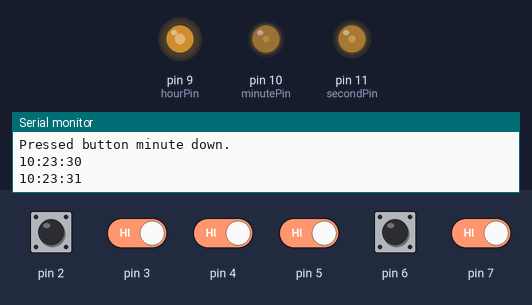
A sketch run on a simulated Arduino Uno, built with avr-gcc and run on an emulated ATmega328P. Parts: output pins drawn as LEDs (lit = HIGH), the last lines printed to the serial monitor. Inputs (shaded band) come from the test bench; at power-on: pin 2–7 HIGH. The local clock reads 2024-03-15 10:24:30 at power-on unless the sketch sets it.

Above: at 1.2 s.
1.3 s: pin 7 driven LOW
At 1.8 s:
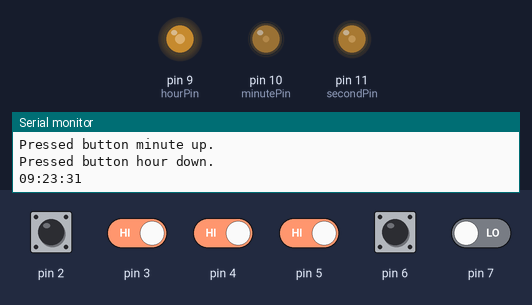
4.3 s: pin 2 driven LOW
At 4.8 s:
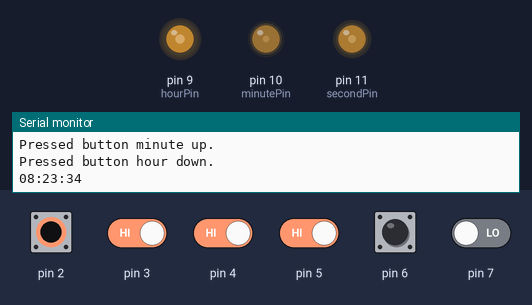
7.3 s: pin 3 driven LOW
At 7.8 s:
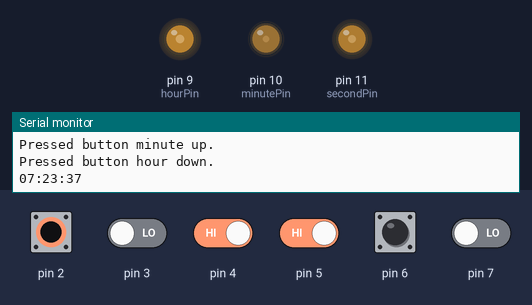
10.3 s: pin 4 driven LOW
At 11.4 s:
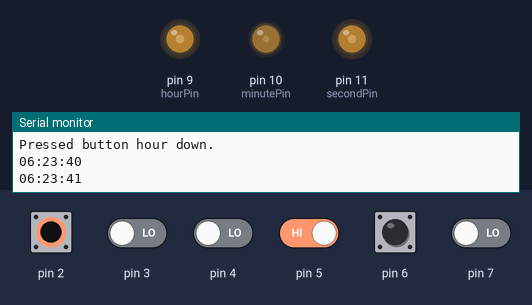
13.3 s: pin 5 driven LOW
At 13.8 s:
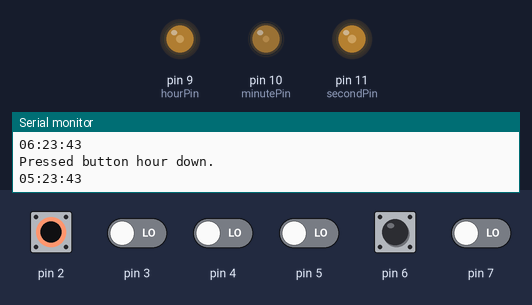
16.3 s: pin 2 pulsed HIGH 2 times (0.12 s each, 0.3 s apart)
At 17.8 s:
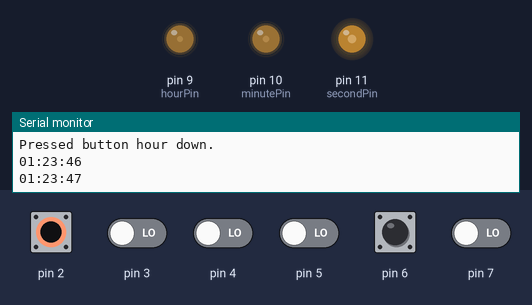
Timing chart, 0 to 27.5 s (numbered marks = the images above; inputs shaded):
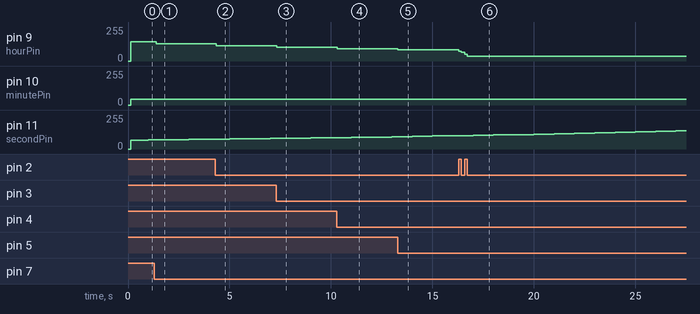

Measured:
- after the input at 1.3 s, pin 9 (hourPin): 144/255 → 128/255 after 0.08 s
- after the input at 4.3 s, pin 9 (hourPin): 128/255 → 115/255 after 0.06 s
- after the input at 7.3 s, pin 9 (hourPin): 115/255 → 104/255 at once
- after the input at 10.3 s, pin 9 (hourPin): 104/255 → 93/255 at once
- after the input at 13.3 s, pin 9 (hourPin): 93/255 → 83/255 at once
- after the input at 16.3 s, pin 9 (hourPin): 83/255 → 74/255 at once, → 64/255 0.12 s later, → 49/255 0.18 s later, → 37/255 0.12 s later

The sketch:

voltclock.ino
```cpp
#include <Wire.h>
#include <iarduino_RTC.h>

#include "dial.h"
#include "button.h"

// Pins 2..7 are used for buttons. Six of them.
#define hourPin   9
#define minutePin 10
#define secondPin 11

iarduino_RTC time(RTC_DS1307);

void setup() {
  // higher pwm freq for pins 9, 10
  TCCR1B = TCCR1B & B11111000 | B00000001;
  // higher pwm freq for pins 3, 11
  TCCR2B = TCCR2B & B11111000 | B00000001;

  Serial.begin(9600);
  initDial(hourDial,   hourPin,   hourValues);
  initDial(minuteDial, minutePin, minuteValues);
  initDial(secondDial, secondPin, secondValues);
  DDRD |= 0; // set button pins to input at once

  time.begin();
  Serial.println("Init voltclock");
}

#define ring(val, incrementor, low, high)                \
  ((val) == (low) && (incrementor) == -1) ? (high)\
  : ((val) == (high) && (incrementor) == +1) ? (low)\
  : (val) + (incrementor)

void loop() {
  // button-pressing
  if(VoltclockButton buttonPressed = getButtonPress()) {
    byte incrementee;
    signed char incrementor;
    handleButton(buttonPressed, incrementor, incrementee);
    adjust(incrementor, incrementee);
    Serial.println(time.gettime("h:i:s"));
  }

  if(millis() % 1000 == 0) Serial.println(time.gettime("h:i:s"));

  writeHours(time.hours);
  writeMinutes(time.minutes);
  writeSeconds(time.seconds);
}

void handleButton(VoltclockButton button,
                  signed char &incrementor,
                  byte &incrementee) {
  incrementor =
    button == hourUp ? +1
    : button == minuteUp ? +1
    : button == secondUp ? +1
    : -1;
  incrementee =
    button == hourUp ? 1
    : button == hourDown ? 1
    : button == minuteUp ? 2
    : button == minuteDown ? 2
    : 3;
}

// incrementee: 1 h  2 m  3 s
// incrementor: -1 or 1
void adjust(signed char incrementor, byte incrementee) {
  // -1 to skip value
  time.settime((incrementee == 3
                ? ring(time.seconds, incrementor, 0, 59) : -1),
               (incrementee == 2
                ? ring(time.minutes, incrementor, 0, 59) : -1),
               (incrementee == 1
                ? ring(time.Hours, incrementor, 0, 23) : -1));
}
```

button.h
```cpp
#pragma once

enum VoltclockButton {
              secondUp = 2,
              secondDown,
              hourUp,
              minuteUp,
              hourDown,
              minuteDown,
              EOL};
#define iterateButtons for(byte btn = 2; btn < EOL; btn++)

char* getStringButton(byte bitmask) {
  switch(bitmask) {
  case 1 << secondUp:
    return "second up";
  case 1 << secondDown:
    return "second down";
  case 1 << hourUp:
    return "hour up";
  case 1 << hourDown:
    return "hour down";
  case 1 << minuteUp:
    return "minute up";
  case 1 << minuteDown:
    return "minute down";
  default:
    return "unknown :(";
  }
}

VoltclockButton getButtonPress() {
  static byte prevPIND;
  byte currPIND = PIND & 0b11111100, // get buttons but not RX and TX
    res = 0;
  iterateButtons {
    //          v  check if anything is different
    //   check if the btn is pressed now  v
    if((currPIND != prevPIND) && (currPIND & (1 << btn))) {
      Serial.print("Pressed button ");
      Serial.print(getStringButton(1 << btn));
      Serial.println(".");
      res = btn;
    }
  }
  prevPIND = currPIND;
  return res;
}
```

dial.h
```cpp
struct VoltclockDial {
  byte pin;
  byte *steps;
} hourDial, minuteDial, secondDial;


byte hourValues[] = {
                     23, 37, 49, 64,
                     74, 83, 93, 104,
                     115, 128, 144, 160};

byte minuteValues[] = {
                       0, 2, 4, 6, 8, 10, 12, 14, 16, 18,
                       20, 22, 23, 25, 27, 28, 30, 32, 34, 35,
                       37, 39, 40, 42, 43, 45, 47, 48, 50, 51,
                       53, 55, 57, 60, 62, 64, 66, 68, 71, 73,
                       75, 78, 81, 84, 87, 91, 94, 97, 100, 103,
                       106, 111, 115, 120, 124, 129, 134, 138, 143, 147};

byte secondValues[] = {
                       6, 8, 11, 13, 15, 18, 20, 22, 24, 27,
                       29, 31, 33, 35, 37, 39, 40, 42, 44, 46,
                       48, 50, 52, 53, 55, 57, 59, 61, 62, 64,
                       66, 68, 70, 72, 74, 76, 77, 79, 81, 83,
                       85, 88, 90, 93, 95, 98, 101, 103, 106, 108,
                       111, 115, 119, 123, 127, 131, 134, 138, 142, 146};

void initDial(VoltclockDial &dial,
              byte pin, byte *steps) {
  dial.pin = pin;
  dial.steps = steps;
  pinMode(pin, OUTPUT);
}

void writeGenericTime(VoltclockDial dial, byte value) {
  analogWrite(dial.pin, dial.steps[value]);
}

void writeHours(byte hours) {
  writeGenericTime(hourDial, hours);
}

void writeMinutes(byte minutes) {
  writeGenericTime(minuteDial, minutes);
}

void writeSeconds(byte seconds) {
  writeGenericTime(secondDial, seconds);
}
```
